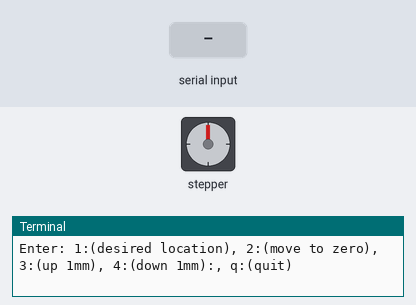
This program was run on a simulated Raspberry Pi (BCM pin numbers). Shown: stepper motor, the last lines printed to the terminal. The inputs (shaded band) are chosen by the test bench. The stepper is drawn at 200 steps a turn.

Above: at 1.2 s.
1.3 s: "3" typed at the terminal, then Enter
At 2.7 s:
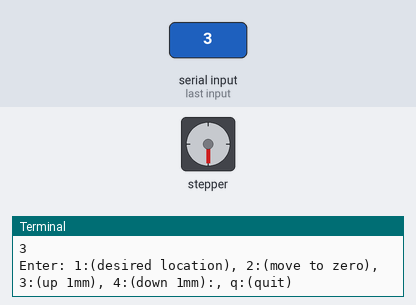
3.0 s: "2" typed at the terminal, then Enter
At 4.1 s:
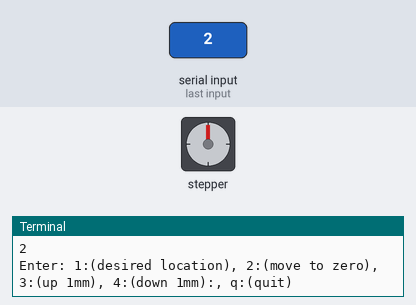
4.7 s: "4" typed at the terminal, then Enter
At 5.4 s:
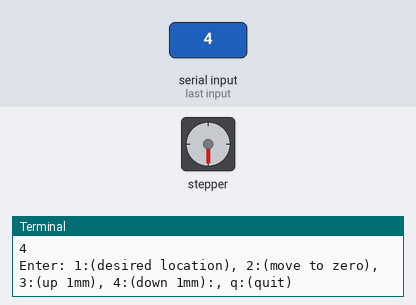
Timing chart, 0 to 7.7 s (numbered marks = the images above; inputs shaded):
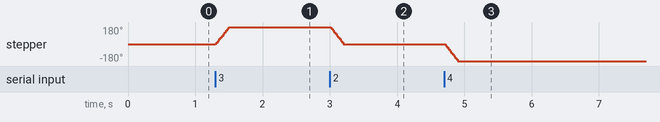

The program:

linearActuatorController.py
```python
import RPi.GPIO as GPIO
import time

# Define GPIO pins for TB6600 control
PUL_PIN = 17  # GPIO 17 for pulse
DIR_PIN = 27  # GPIO 27 for direction
# ena_pin = 22  # GPIO 22 for enable
# total_steps_changes = 0 # Global value_ calculate the steps +1 for step up and -1 for step down


class linear_actuator:
    def __init__(self):
        GPIO.setmode(GPIO.BCM)
        GPIO.setup(PUL_PIN, GPIO.OUT)
        GPIO.setup(DIR_PIN, GPIO.OUT)
        self.total_steps_changes = 0

    # Function to calculate the number of steps needed to move a certain linear distance
    def calculate_steps(self, desired_distance, step_size=0.01):
        return int(desired_distance / step_size)

    # function to move the motor when gien the steps
    def move(self, steps_to_move):
        delay = 0.001

        for _ in range(steps_to_move):
            GPIO.output(PUL_PIN, GPIO.HIGH)
            time.sleep(delay)
            GPIO.output(PUL_PIN, GPIO.LOW)
            time.sleep(delay)
            if (
                GPIO.input(DIR_PIN) == GPIO.HIGH
            ):  # Depending on direction of the steps, it counts the amount of steps
                self.total_steps_changes += 1
            elif self.total_steps_changes > 10000:
                break

        # return total_steps_changes

    def move_to_desired_location_upwards(
        self,desired_distance_mm
    ):  # Get distance from app.py
        GPIO.output(DIR_PIN, GPIO.HIGH)  # set the direction UP

        #desired_distance_mm = float(input("Enter the desired distance (mm)")) # choosing the desired distance in mm

        steps_to_move = self.calculate_steps(
            desired_distance_mm
        )  # calculating the desired distance in steps

        self.move(steps_to_move)  # call the move function

        #GPIO.cleanup()
        # return total_steps_changes

    def move_to_zeroLocation(self):  # This function move the motor to zero location
        GPIO.output(DIR_PIN, GPIO.LOW)

        delay = 0.001

        for _ in range(self.total_steps_changes):
            GPIO.output(PUL_PIN, GPIO.HIGH)
            time.sleep(delay)
            GPIO.output(PUL_PIN, GPIO.LOW)
            time.sleep(delay)

        # GPIO.cleanup()

    def move_up_1mm(self):
        GPIO.output(DIR_PIN, GPIO.HIGH)
        delay = 0.001
        t = 100
        for _ in range(t):
            GPIO.output(PUL_PIN, GPIO.HIGH)
            time.sleep(delay)
            GPIO.output(PUL_PIN, GPIO.LOW)
            time.sleep(delay)

        # GPIO.cleanup()

    def move_down_1mm(self):
        GPIO.output(DIR_PIN, GPIO.LOW)
        delay = 0.001
        t = 100

        for _ in range(t):
            GPIO.output(PUL_PIN, GPIO.HIGH)
            time.sleep(delay)
            GPIO.output(PUL_PIN, GPIO.LOW)
            time.sleep(delay)

        # GPIO.cleanup()

    def move_actuator(self):
        while True:
            # print(total_steps_changes)
            # print("\n")

            ##For control the values between 0 < x < 10000
            if self.total_steps_changes < 0:
                self.total_steps_changes = 0
            elif self.total_steps_changes > 10000:
                self.total_steps_changes = 10000

            choice = input(
                "Enter: 1:(desired location), 2:(move to zero), 3:(up 1mm), 4:(down 1mm):, q:(quit)"
            )

            if choice == "1":

                self.move_to_desired_location_upwards()

            elif choice == "2":
                self.move_to_zeroLocation()
                self.total_steps_changes = 0

            elif choice == "3":
                self.move_up_1mm()
                self.total_steps_changes += 100

                # for every move_up function the total_steps_changes are added with 100 steps = 1mm
            elif choice == "4":
                self.move_down_1mm()
                self.total_steps_changes -= 100

            elif choice == "q":
                GPIO.cleanup()
                break

            else:
                print("Invalid input")
            # char =getch.getch()

    ## example for how the master script would look líke
    # it should be within a loop so that the total steps


if __name__ == "__main__":
    lin = linear_actuator()
    lin.move_actuator()
```

Measured:
- after the input at 1.3 s, stepper: turns 180° clockwise in 0.20 s, starting at once
- after the input at 3.0 s, stepper: turns 180° counter-clockwise in 0.20 s, starting at once
- after the input at 4.7 s, stepper: turns 180° counter-clockwise in 0.20 s, starting at once
